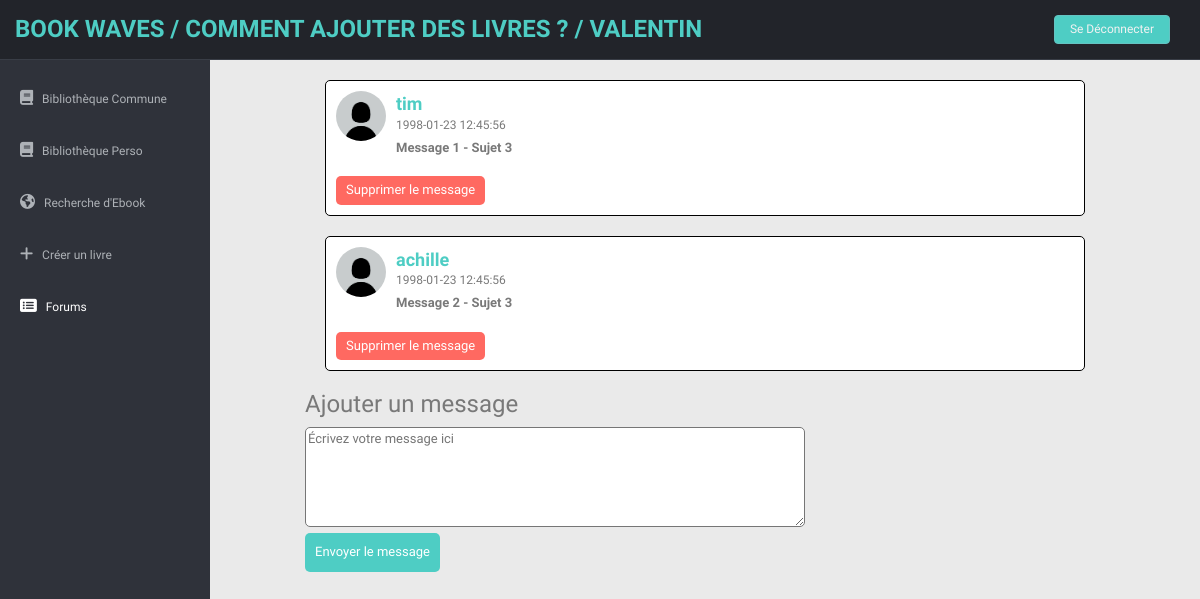
The page /pages_forum/messages.php?idsujet=3 (signed in) on the database its author committed.
### tables this page shows
CREATE TABLE sujet(
id INT NOT NULL AUTO_INCREMENT PRIMARY KEY,
nom VARCHAR(250),
idforum INT,
idpersonne INT,
  date_dernier_message DATETIME,
FOREIGN KEY (idpersonne) REFERENCES users(id),
FOREIGN KEY (idforum) REFERENCES forum(id)
);

CREATE TABLE message(
id INT NOT NULL AUTO_INCREMENT PRIMARY KEY,
contenu VARCHAR(550),
date_creation DATETIME,
idsujet int,
idpersonne INT,
FOREIGN KEY (idpersonne) REFERENCES users(id),
FOREIGN KEY (idsujet) REFERENCES sujet(id)
);

create table users(
    id INT NOT NULL PRIMARY KEY AUTO_INCREMENT,
    username VARCHAR(30),
    email VARCHAR(100),
    password VARCHAR(100),
    idprofil INT,
    urlpfp VARCHAR(250),
    FOREIGN KEY (idprofil) REFERENCES profil(id)
    );

### pages_forum/messages.php (the view, shortened to what this page needs)
<?php
$servername = "localhost";
$username = "root";
$password = "";
$database = "Biblio";
$conn = new mysqli($servername, $username, $password, $database);
$idsujet = $_GET['idsujet'];
$titreSujet = "";
$resultSujet = $conn->query("SELECT nom FROM sujet WHERE id = $idsujet");
if ($resultSujet && $resultSujet->num_rows > 0) {
    $rowSujet = $resultSujet->fetch_assoc();
    $titreSujet = $rowSujet['nom'];
}
?>
<!DOCTYPE html>
<html lang="fr">
<head>
    <link href="../lib/bootstrap/css/bootstrap.min.css" rel="stylesheet">
    <link href="../lib/font-awesome/css/font-awesome.css" rel="stylesheet" />
    <link href="../css/style.css" rel="stylesheet">
    <link href="../css/style-responsive.css" rel="stylesheet">
</head>
<body>
    <section id="container">
        <header class="header black-bg">
            <a href="../index.php" class="logo"><b><span>BOOK WAVES /
                        <?php echo ($titreSujet) ?>
                        <?php echo isset($_SESSION['username']) ? ' / ' . $_SESSION['username'] : ''; ?>
                    </span></b></a>
            <div class="top-menu">
                <ul class="nav pull-right top-menu">
                    <?php if (isset($_SESSION['username'])): ?>
                        <li><a class="logout"
                                href="../pages_cnx/logout.php?redirect=<?php echo urlencode($_SERVER['REQUEST_URI']); ?>">Se
                                Déconnecter</a></li>
                    <?php else: ?>
                        <li><a class="logout" href="../pages_cnx/login.php">Se Connecter</a></li>
                    <?php endif; ?>
                </ul>
            </div>
        </header>
        <aside>
            <div id="sidebar" class="nav-collapse">
                <ul class="sidebar-menu" id="nav-accordion">
                    <li class="sub-menu">
                        <a href="#" id="biblioCommuneLink" class="menu-link">
                            <i class="fa fa-book"></i>
                            <span>Bibliothèque Commune</span>
                        </a>
                    </li>
                    <li class="sub-menu">
                        <a href="#" id="biblioPersoLink" class="menu-link">
                            <i class="fa fa-book"></i>
                            <span>Bibliothèque Perso</span>
                        </a>
                    </li>
                    <li class="sub-menu">
                        <a href="../pages_autres/livresRecherche.php">
                            <i class="fa fa-globe"></i>
                            <span>Recherche d'Ebook</span>
                        </a>
                    </li>
                    <li class="sub-menu">
                        <a href="../pages-autres/creationEbook.php">
                        <i class="fa-solid fa-plus"></i>
                        <span>Créer un livre</span>
                        </a>
                    </li>
                    <li class="sub-menu">
                        <a href="../pages_forum/forum.php" class="active">
                            <i class="fa fa-rectangle-list"></i>
                            <span>Forums</span>
                        </a>
                    </li>
                </ul>
            </div>
        </aside>
        <section id="main-content">
            <section class="wrapper">
                <div class="forum">
                    <div class="sujet-list">
                        <?php
                        $conn->set_charset("utf8");
                        $resultMessages = $conn->query("SELECT message.id, message.contenu, message.date_creation, users.username, message.idpersonne
                                FROM message
                                JOIN users ON message.idpersonne = users.id
                                WHERE message.idsujet = $idsujet
                                ORDER BY message.date_creation");
                        if ($resultMessages->num_rows > 0) {
                            while ($rowMessage = $resultMessages->fetch_assoc()) {
                                echo "<div class='message-container'>";
                                $idUser = $rowMessage['idpersonne'];
                                $resultUser = $conn->query("SELECT urlpfp, username FROM users WHERE id = $idUser");
                                if ($resultUser && $resultUser->num_rows > 0) {
                                    $rowUser = $resultUser->fetch_assoc();
                                    $urlProfil = !empty($rowUser['urlpfp']) ? $rowUser['urlpfp'] : '../images/PP/defaut.jpg';
                                    echo "<div class='profile-info'>";
                                    echo "<img src='" . $urlProfil . "' alt='Photo de profil'>";
                                    echo "</div>";
                                    echo "<div class='user-info'>";
                                    echo "<b  style='color: #4ecdc4; font-size: 18px; '> " . $rowUser['username'] . "</b>";
                                    echo "<p style='font-size: 12px;'>" . $rowMessage['date_creation'] . "</p>";
                                    echo "</div>";
                                } else {
                                    echo "Erreur lors de la récupération des informations de l'utilisateur.";
                                }
                                echo "<div class='message-content'>";
                                echo "<b>" . nl2br(htmlspecialchars($rowMessage['contenu'])) . "</b>";
                                echo "</div>";
                                $userId = isset($_SESSION['id']) ? $_SESSION['id'] : null;
                                if ($userId == $rowMessage['idpersonne']) {
                                    echo "<br>";
                                    echo "<form  action='traitementSuppressionMessage.php' method='post'>";
                                    echo "<input type='hidden' name='idmessage' value='" . $rowMessage['id'] . "'>";
                                    echo "<input type='hidden' name='idsujet' value='" . $idsujet . "'>";
                                    echo "<input class='bleh' type='submit' value='Supprimer le message'>";
                                    echo "</form>";
                                } else {
                                    if ($_SESSION['idprofil'] == 4) {
                                        echo "<br>";
                                        echo "<form  action='traitementSuppressionMessage.php' method='post'>";
                                        echo "<input class='bleh' type='submit' value='Supprimer le message'>";
                                        echo "</form>";
                                    }
                                }
                                echo "</div>";
                            }
                        } else {
                            echo "<p>Aucun message trouvé pour ce sujet.</p>";
                        }
                        ?>
                        <form id="ajoutMessageForm" action="traitementAjoutMessage.php" method="post">
                            <h3>Ajouter un message</h3>
                            <textarea name="contenu" placeholder="Écrivez votre message ici" required></textarea>
                            <br>
                            <input type="submit" value="Envoyer le message">
                        </form>
                    </div>
                </div>
            </section>
        </section>
</body>
</html>

### css/style.css (style rules this page uses)
body { color: #797979; background: #eaeaea; font-family: "Ruda", sans-serif; padding: 0px !important; margin: 0px !important; font-size: 13px; }
ul li { list-style: none; }
a, a:hover, a:focus { text-decoration: none; outline: none; }
#container { width: 100%; height: 100%; }
ul.top-menu > li > .logout { color: #f2f2f2; font-size: 12px; border-radius: 4px; -webkit-border-radius: 4px; border: 1px solid #64c3c2 !important; padding: 5px 15px; margin-right: 15px; background: #4ecdc4; }
#sidebar { width: 210px; height: 100%; position: fixed; background: #2f323a; }
#sidebar ul li { position: relative; }
ul.sidebar-menu, ul.sidebar-menu li ul.sub { margin: -2px 0 0; padding: 0; }
ul.sidebar-menu { margin-top: 75px; }
ul.sidebar-menu li { margin-bottom: 5px; margin-left: 10px; margin-right: 10px; }
ul.sidebar-menu li.sub-menu { line-height: 15px; }
ul.sidebar-menu li a span { display: inline-block; }
ul.sidebar-menu li a { color: #aeb2b7; text-decoration: none; display: block; padding: 15px 0 15px 10px; font-size: 12px; outline: none; -webkit-transition: all 0.3s ease; -moz-transition: all 0.3s ease; -o-transition: all 0.3s ease; -ms-transition: all 0.3s ease; transition: all 0.3s ease; }
ul.sidebar-menu li a.active { color: #fff; display: block; -webkit-transition: all 0.3s ease; -moz-transition: all 0.3s ease; -o-transition: all 0.3s ease; -ms-transition: all 0.3s ease; transition: all 0.3s ease; }
ul.sidebar-menu li a i { font-size: 15px; padding-right: 6px; }
ul.sidebar-menu li a.active i { color: #fff; }
#main-content { margin-left: 210px; }
.header, .footer { min-height: 60px; padding: 0 15px; }
.header { position: fixed; left: 0; right: 0; z-index: 1002; display: flex; justify-content: space-between; align-items: center; }
.black-bg { background: #22242a; border-bottom: 1px solid #393d46; }
.wrapper { display: inline-block; margin-top: 60px; padding-left: 15px; padding-right: 15px; padding-bottom: 15px; padding-top: 0px; width: 100%; }
a.logo { font-size: 24px; color: #f2f2f2; float: left; text-transform: uppercase; }
a.logo b { font-weight: 900; }
a.logo span { color: #4ecdc4; }
#top_menu .nav > li, ul.top-menu > li { float: left; }
ul.top-menu > li > a { color: #666666; font-size: 16px; border-radius: 4px; -webkit-border-radius: 4px; border: 1px solid #666666 !important; padding: 2px 6px; margin-right: 15px; }
#ajoutMessageForm { max-width: 500px; margin: 20px 0; }
#ajoutMessageForm textarea { width: 100%; height: 100px; border-radius: 5px; }
#ajoutMessageForm input[type="submit"] { background-color: #4ecdc4; border-radius: 5px; color: #fff; padding: 10px; border: none; cursor: pointer; }
.message-container { border: 1px solid black; background-color: white; border-radius: 5px; margin: 20px; padding: 10px; overflow: hidden; }
.profile-info { float: left; margin-right: 10px; }
.user-info { overflow: hidden; }
.user-info p { margin: 0; font-size: 12px; }
.message-content { margin-top: 5px; word-wrap: break-word; }
.message-container img { width: 50px; height: 50px; border-radius: 50%; }
.forum { max-width: 800px; margin: auto; }
.sujet-list { list-style-type: none; padding: 0; }
.bleh { display: inline-block; background-color: #ff6961; color: #ffffff; border: none; padding: 5px 10px; cursor: pointer; border-radius: 5px; }

### rows shown on the page
sujet: nom "COMMENT AJOUTER DES LIVRES ?"
message: idpersonne.username "tim", date_creation "1998-01-23 12:45:56", contenu "Message 1 - Sujet 3"
message: idpersonne.username "achille", date_creation "1998-01-23 12:45:56", contenu "Message 2 - Sujet 3"

### other values the page prints
$_SESSION['username'] "VALENTIN"
